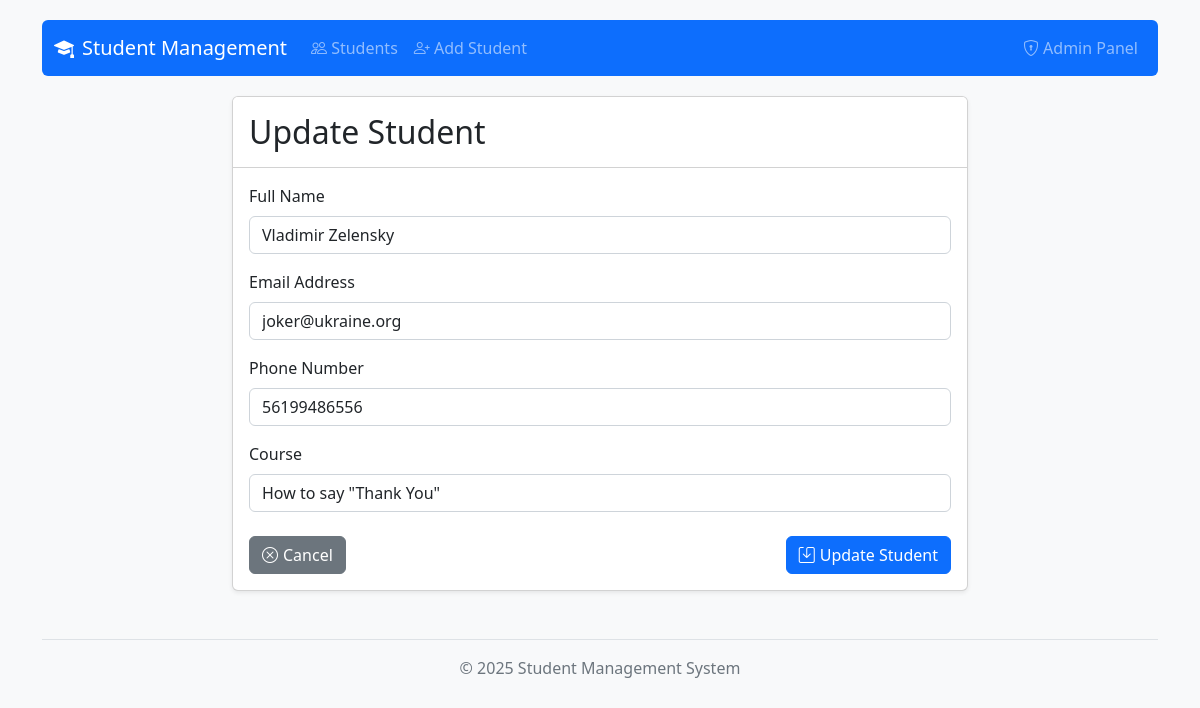
The page /student/15/update/ on the database its author committed.
### students/models.py (models this page shows, shortened)
class Student(models.Model):
    name = models.CharField(max_length=100)
    email = models.EmailField(unique=True)
    phone = models.CharField(max_length=20)
    course = models.CharField(max_length=50)
    is_active = models.BooleanField(default=True)
    created_at = models.DateTimeField(auto_now_add=True)
    updated_at = models.DateTimeField(auto_now=True)
    class Meta:
        ordering = ['-created_at']
        verbose_name = 'Student'
        verbose_name_plural = 'Students'

### students/views.py (the view)
# urls.py: path('student/<int:pk>/update/', StudentUpdateView.as_view(), name='student-update'),
class StudentUpdateView(SuccessMessageMixin, UpdateView):
    model = Student
    form_class = StudentForm
    template_name = 'students/student_form.html'
    success_url = reverse_lazy('student-list')
    success_message = "Student '%(name)s' was updated successfully!"
    def get_context_data(self, **kwargs):
        context = super().get_context_data(**kwargs)
        context['title'] = 'Update Student'
        context['submit_text'] = 'Update Student'
        return context

### students/forms.py (shortened to what this page needs)
class StudentForm(forms.ModelForm):
    class Meta:
        model = Student
        fields = ['name', 'email', 'phone', 'course']
        widgets = {
            'name': forms.TextInput(attrs={
                'class': 'form-control',
                'placeholder': 'Enter full name',
                'required': True
            }),
            'email': forms.EmailInput(attrs={
                'class': 'form-control',
                'placeholder': 'Enter email address',
                'required': True
            }),
            'phone': forms.TextInput(attrs={
                'class': 'form-control',
                'placeholder': 'Enter phone number',
                'required': True
            }),
            'course': forms.TextInput(attrs={
                'class': 'form-control',
                'placeholder': 'Enter course name',
                'required': True
            }),
        }

### templates/students/student_form.html (shortened to what this page needs)
{% extends 'students/base.html' %}
{% block content %}
    <div class="row">
        <div class="col-md-8 offset-md-2">
            <div class="card">
                <div class="card-header bg-white py-3">
                    <h2 class="card-title m-0">{{ title }}</h2>
                </div>
                <div class="card-body">
                    <form method="post" novalidate>
                        <div class="mb-3">
                            <label for="{{ form.name.id_for_label }}" class="form-label">Full Name</label>
                            {{ form.name }}
                        </div>
                        <div class="mb-3">
                            <label for="{{ form.email.id_for_label }}" class="form-label">Email Address</label>
                            {{ form.email }}
                        </div>
                        <div class="mb-3">
                            <label for="{{ form.phone.id_for_label }}" class="form-label">Phone Number</label>
                            {{ form.phone }}
                        </div>
                        <div class="mb-3">
                            <label for="{{ form.course.id_for_label }}" class="form-label">Course</label>
                            {{ form.course }}
                        </div>
                        <div class="d-flex justify-content-between mt-4">
                            <a href="{% url 'student-list' %}" class="btn btn-secondary btn-icon">
                                <i class="bi bi-x-circle"></i> Cancel
                            </a>
                            <button type="submit" class="btn btn-primary btn-icon">
                                <i class="bi bi-save"></i> {{ submit_text }}
                            </button>
                        </div>
                    </form>
                </div>
            </div>
        </div>
    </div>
{% endblock %}

### templates/students/base.html (style rules this page uses)
body { padding-top: 20px; padding-bottom: 20px; background-color: #f8f9fa; }
.card { box-shadow: 0 0.125rem 0.25rem rgba(0, 0, 0, 0.075); }
.btn-icon { display: inline-flex; align-items: center; }
.btn-icon i { margin-right: 5px; }

### rows shown on the page
Student: name "Vladimir Zelensky", email "joker@ukraine.org", phone "56199486556", course "How to say \"Thank You\""

### other values the page prints
{{ title }} "Update Student"
{{ submit_text }} "Update Student"
